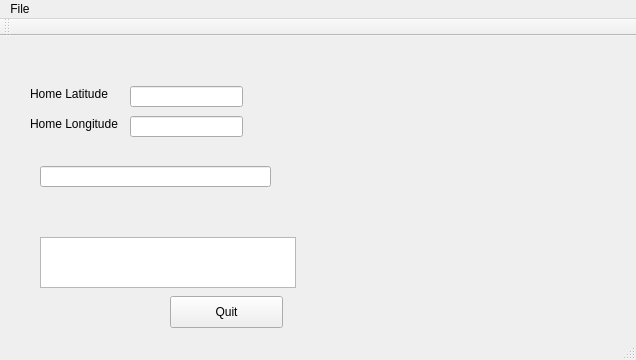
<?xml version="1.0" encoding="UTF-8"?>
<ui version="4.0">
 <class>MainWindow</class>
 <widget class="QMainWindow" name="MainWindow">
  <property name="geometry">
   <rect>
    <x>0</x>
    <y>0</y>
    <width>636</width>
    <height>360</height>
   </rect>
  </property>
  <property name="windowTitle">
   <string>MainWindow</string>
  </property>
  <widget class="QWidget" name="centralWidget">
   <widget class="QListView" name="listView">
    <property name="geometry">
     <rect>
      <x>40</x>
      <y>201</y>
      <width>256</width>
      <height>51</height>
     </rect>
    </property>
   </widget>
   <widget class="QPushButton" name="pushButtonQuit">
    <property name="geometry">
     <rect>
      <x>170</x>
      <y>260</y>
      <width>113</width>
      <height>32</height>
     </rect>
    </property>
    <property name="text">
     <string>Quit</string>
    </property>
   </widget>
   <widget class="QLabel" name="labelHome_Lat">
    <property name="geometry">
     <rect>
      <x>30</x>
      <y>50</y>
      <width>91</width>
      <height>16</height>
     </rect>
    </property>
    <property name="text">
     <string>Home Latitude</string>
    </property>
   </widget>
   <widget class="QLabel" name="labelHome_Lon">
    <property name="geometry">
     <rect>
      <x>30</x>
      <y>80</y>
      <width>91</width>
      <height>16</height>
     </rect>
    </property>
    <property name="text">
     <string>Home Longitude</string>
    </property>
   </widget>
   <widget class="QLineEdit" name="lineEditHomeLat">
    <property name="geometry">
     <rect>
      <x>130</x>
      <y>50</y>
      <width>113</width>
      <height>21</height>
     </rect>
    </property>
   </widget>
   <widget class="QLineEdit" name="lineEditHomeLon">
    <property name="geometry">
     <rect>
      <x>130</x>
      <y>80</y>
      <width>113</width>
      <height>21</height>
     </rect>
    </property>
   </widget>
   <widget class="QLineEdit" name="lineEditHomePosition">
    <property name="geometry">
     <rect>
      <x>40</x>
      <y>130</y>
      <width>231</width>
      <height>21</height>
     </rect>
    </property>
    <property name="readOnly">
     <bool>true</bool>
    </property>
   </widget>
  </widget>
  <widget class="QMenuBar" name="menuBar">
   <property name="geometry">
    <rect>
     <x>0</x>
     <y>0</y>
     <width>636</width>
     <height>22</height>
    </rect>
   </property>
   <property name="nativeMenuBar">
    <bool>false</bool>
   </property>
   <widget class="QMenu" name="menuFile">
    <property name="title">
     <string>File</string>
    </property>
    <addaction name="actionOpen"/>
    <addaction name="actionSave"/>
   </widget>
   <addaction name="menuFile"/>
  </widget>
  <widget class="QToolBar" name="mainToolBar">
   <property name="movable">
    <bool>true</bool>
   </property>
   <property name="floatable">
    <bool>true</bool>
   </property>
   <attribute name="toolBarArea">
    <enum>TopToolBarArea</enum>
   </attribute>
   <attribute name="toolBarBreak">
    <bool>false</bool>
   </attribute>
  </widget>
  <widget class="QStatusBar" name="statusBar"/>
  <action name="actionOpen">
   <property name="checkable">
    <bool>false</bool>
   </property>
   <property name="enabled">
    <bool>true</bool>
   </property>
   <property name="text">
    <string>Open Folder</string>
   </property>
   <property name="iconVisibleInMenu">
    <bool>false</bool>
   </property>
  </action>
  <action name="actionSave">
   <property name="text">
    <string>Save..</string>
   </property>
  </action>
 </widget>
 <layoutdefault spacing="6" margin="11"/>
 <resources/>
 <connections/>
</ui>
